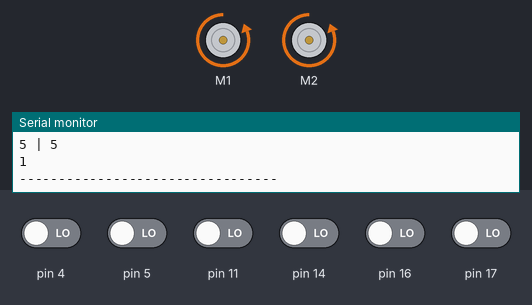
The sketch below on a simulated Arduino Uno, built with avr-gcc and run on an emulated ATmega328P. On the bench: 2 × DC motor (green arrow = forward, orange = backward, longer = faster), the last lines printed to the serial monitor. The test bench sets the inputs (shaded band); at power-on: pin 4, pin 5, pin 11, pin 14, pin 16, pin 17 LOW.

Above: at 1.2 s.
1.3 s: pin 4 driven HIGH and pin 5 driven HIGH and pin 11 driven HIGH and pin 14 driven HIGH and pin 16 driven HIGH
At 1.7 s:
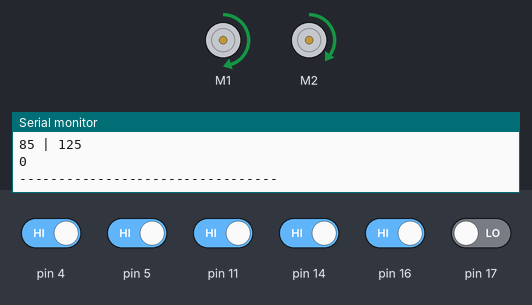
2.9 s: pin 4 driven LOW
At 3.7 s:
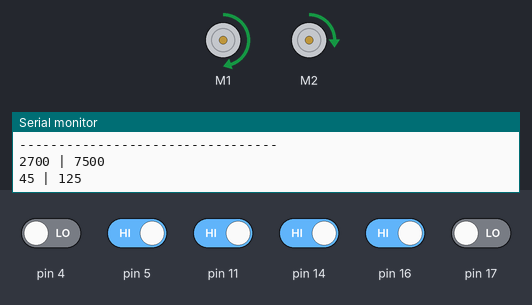
4.4 s: pin 5 driven LOW
At 5.6 s:
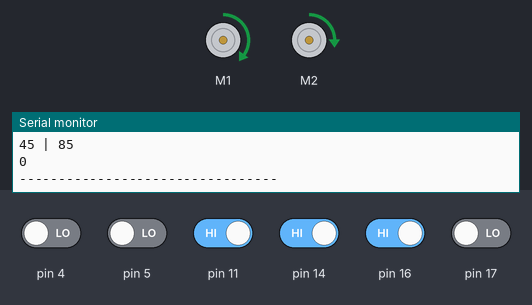
5.9 s: pin 11 driven LOW
At 6.7 s:
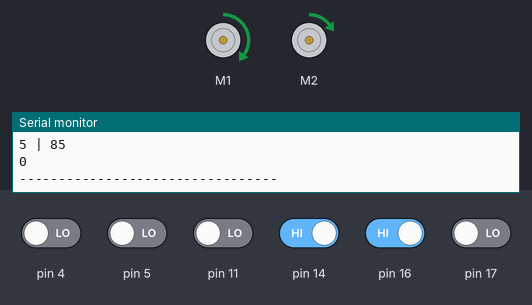
7.4 s: pin 14 driven LOW
At 8.0 s:
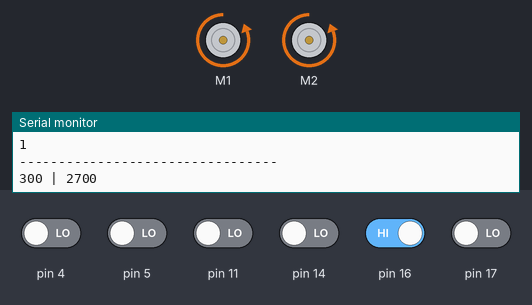
Timing chart, 0 to 10.4 s (numbered marks = the images above; inputs shaded):
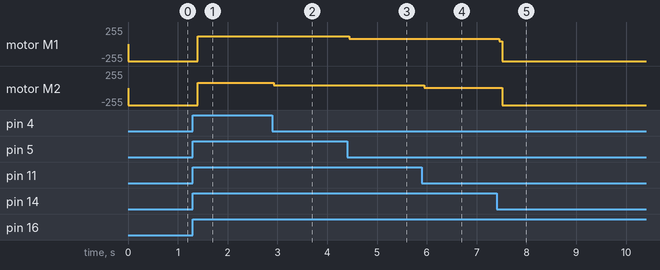

Measured:
- after the input at 1.3 s, motor M1: backward 255/255 → forward 119/255 after 0.10 s; motor M2: backward 255/255 → forward 80/255 after 0.10 s
- after the input at 2.9 s, motor M2: forward 80/255 → forward 42/255 at once
- after the input at 4.4 s, motor M1: forward 119/255 → forward 80/255 after 0.05 s
- after the input at 5.9 s, motor M2: forward 42/255 → forward 4/255 at once
- after the input at 7.4 s, motor M1: forward 80/255 → forward 42/255 after 0.05 s, → backward 255/255 0.06 s later; motor M2: forward 4/255 → backward 255/255 after 0.11 s

The sketch:

ZumoLineFollow.ino
```cpp
#pragma region Includes
#include <Wire.h>
#include <ZumoShield.h>
#pragma endregion Includes


#pragma region Variable Declarations
#define NUM_SENSORS 6
#define MAX_REFLECTANCE 2000
#define LINE_THRESHOLD 3500

ZumoMotors motors;
ZumoReflectanceSensorArray reflectanceSensors;

int maxSpeed = 100;
int leftValue;
int rightValue;

const int Turn90 = 150;

unsigned int sensor_values[NUM_SENSORS];


enum state {
  onLine,
  inAether,
  backTracking
};
state roboState;
#pragma endregion Variable Declarations


#pragma region State Methods
void followLine()
{
  updateLineValues();
  motors.setSpeeds(scale(rightValue, MAX_REFLECTANCE*(NUM_SENSORS/3), maxSpeed), scale(leftValue, MAX_REFLECTANCE*(NUM_SENSORS/3), maxSpeed));
  checkState();
}

void escapeAether()
{
  updateLineValues();
  if (leftValue == MAX_REFLECTANCE*3)
  {
    motors.setSpeeds(0, 400);
  }
  else if (rightValue == MAX_REFLECTANCE*3)
  {
    motors.setSpeeds(400, 0);
  }
  else if (rightValue < LINE_THRESHOLD && leftValue < LINE_THRESHOLD)
  {
    motors.setSpeeds(-400, -400);
  }
  else if (rightValue == MAX_REFLECTANCE*3 && leftValue == MAX_REFLECTANCE*3)
  {
    motors.setSpeeds(400, 0);
  }
  updateLineValues();
  checkState();
}

void backTrack()
{
  Serial.println("Back Track");
}

void checkState()
{
    if(leftValue > LINE_THRESHOLD && rightValue > LINE_THRESHOLD)
    {
      roboState = onLine;
    }
    else if(leftValue < LINE_THRESHOLD && rightValue < LINE_THRESHOLD)
    {
      roboState = inAether;
    }
}
#pragma endregion State Methods


#pragma region Functional Methods
void updateLineValues()
{
  leftValue = 0;
  rightValue = 0;
  for(int i = 0; i < NUM_SENSORS/2; i++) //how much line is on the left?
  {
    leftValue += sensor_values[i];
  }

  for(int i = NUM_SENSORS/2; i < NUM_SENSORS; i++) //how much line is on the right?
  {
    rightValue += sensor_values[i];
  }
}

void Spiral(int speed, int size)
{
  motors.setSpeeds(speed+size, speed*-1);
}
#pragma endregion Functional Methods


#pragma region Calculation Methods
int scale (int value, int maxOld, int maxNew)
{
  return (value / (maxOld / maxNew));
}
#pragma endregion


#pragma region Other Methods
void debug()
{
  Serial.print(leftValue);
  Serial.print(" | ");
  Serial.print(rightValue);
  Serial.println();
  Serial.print(leftValue / (MAX_REFLECTANCE*3/maxSpeed));
  Serial.print(" | ");
  Serial.print(rightValue / (MAX_REFLECTANCE*3/maxSpeed));
  Serial.println();
  Serial.println(roboState);
  Serial.println("---------------------------------");
}
#pragma endregion Other Methods


#pragma region Default Methods
void setup() {
  Serial.begin(9600);
  reflectanceSensors.init();

  roboState = inAether;
}

void loop() {
  reflectanceSensors.read(sensor_values);

  switch (roboState)
  {
    case onLine:
      followLine();
      break;

    case inAether:
      escapeAether();
      break;

    case backTracking:
      backTrack();
      break;

    default:
      Spiral(400, 0);
      break;
  }
  debug();
}
#pragma endregion Default Methods
```
